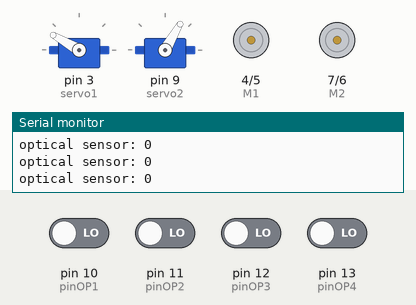
This sketch was run on a simulated Arduino Uno, built with avr-gcc and run on an emulated ATmega328P. Shown: 2 × servo, direction and speed pins drawn as motors (green arrow = direction pin HIGH = forward, orange = LOW = backward, longer = more drive), the last lines printed to the serial monitor. Inputs (shaded band) come from the test bench; at power-on: pin 10 (pinOP1), pin 11 (pinOP2), pin 12 (pinOP3), pin 13 (pinOP4) LOW.

Above: at 2.2 s.
2.3 s: pin 11 (pinOP2) driven HIGH
5.3 s: pin 10 (pinOP1) driven HIGH
At 5.9 s:
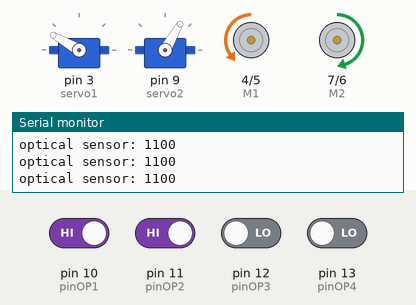
6.8 s: pin 13 (pinOP4) driven HIGH
At 7.8 s:
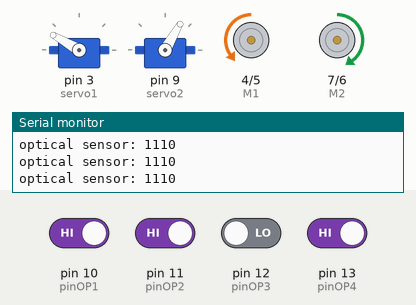
9.8 s: pin 12 (pinOP3) driven HIGH
At 11.3 s:
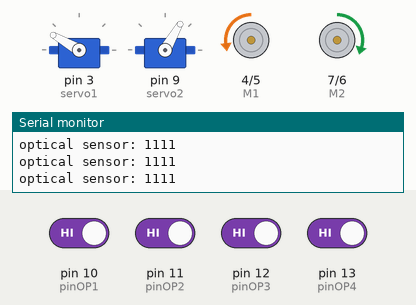
11.6 s: pin 11 (pinOP2) driven LOW
At 12.8 s:
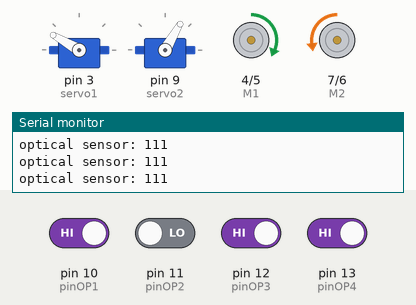
13.1 s: pin 12 (pinOP3) driven LOW
At 14.2 s:
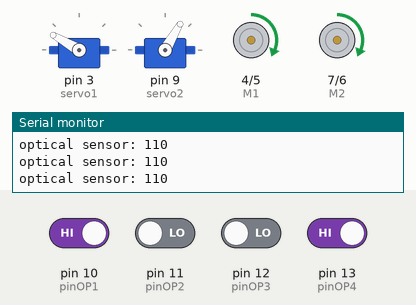
Timing chart, 0 to 15.6 s (numbered marks = the images above; inputs shaded):
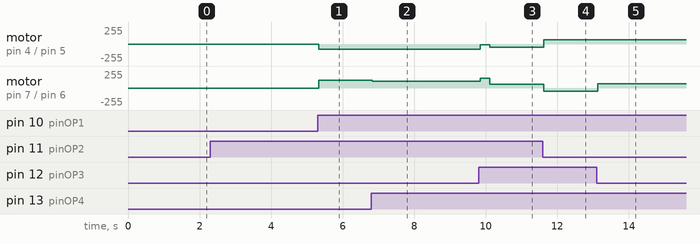

The sketch:

working_program.ino
```cpp
#include <Servo.h>  // include servo library header file
//Jesus take the wheel
Servo servo1;   // create servo object to control servo
Servo servo2;

// declare variables for optical sensor input
byte pinOP1 = 10;
byte pinOP2 = 11;
byte pinOP3 = 12;
byte pinOP4 = 13;
byte op1;
byte op2;
byte op3;
byte op4;
byte opAll;

//Arduino PWM speed and direction control
// Motor 1 = Left Motor
// Motor 2 = Right Motor
byte M1 = 4;  // Motor 1 direction control
byte E1 = 5;  // Motor 1 speed control
byte E2 = 6;  // Motor 2 speed control
byte M2 = 7;  // Motor 2 direction control
byte speedM1A = 120;  // A speed = fastest
byte speedM2A = 120;
byte speedM1B = 100;   // B speed = middle
byte speedM2B = 100;
byte speedM1C = 80;   // C speed = slowest
byte speedM2C = 80;

// after turning
byte speedM1D = 65;   // D speed = fast
byte speedM2D = 65;
byte speedM1E = 60;   // E speed = medium
byte speedM2E = 60;
byte speedM1F = 50;   // F speed = slpw
byte speedM2F = 50;

// servo motor PWM position in microseconds
int servo1GripClose = 30;
int servo1GripOpen = 150;
int servo2GripUp = 60;
int servo2GripDown = 110;
//1000 ms -> 1500 ms -> 2000 ms (0 deg -> 90 deg -> 180 deg)

int left_turn = 0; // number of left turn made
int left_turn_timer = 0; // number of loops made
int stage = 0; // stage system (0 -> 5)

void setup() {
  // put your setup code here, to run once:
  // Optical Sensor
  //int stage = 0;
  pinMode(pinOP1, INPUT);     // set pin as digital input (2, INPUT)
  pinMode(pinOP2, INPUT);     // (0, INPUT)
  pinMode(pinOP3, INPUT);     // (12, INPUT)
  pinMode(pinOP4, INPUT);     // (13, INPUT)
  Serial.begin(9600);         // set serial communication for serial monitor (9600 bps)

  //DC Motor
  pinMode(M1, OUTPUT);        // Output Pins
  pinMode(M2, OUTPUT);

  // Servo Motor
  servo1.attach(3);   // set servo motor output PWM signal pin (PIN 3) (Can use PIN 9 for 2nd servo motor)
  servo2.attach(9);   // set servo motor output PWM signal pin (PIN 9) (Can use PIN 9 for 2nd servo motor)
  servo2.write(servo2GripUp); // output servo position, Servo Motor moves to bring up the gripper
  delay(500);
  servo1.write(servo1GripOpen); // output servo position, Servo Motor moves to open the gripper
  delay(500);
}

void loop()
{
  // put your main code here, to run repeatedly:
  readOpticalSensor();
  //Serial.print("stage: ");   //display stage value
  //Serial.println(stage, BIN);

  if(stage == 0) //start line tracing
  {
   if (left_turn == 1 && left_turn_timer <=10)
    { //if the bot has turned left once, start the timer
      left_turn_timer+=1;
    }
    else if (left_turn == 1 && left_turn_timer >= 8)
    { //all black => turn left
      stage=1;
    }

    if (opAll == B0110 || opAll == B1001)
    { // in centre of line => move forward
    motorPWM(HIGH, speedM1A, HIGH, speedM2A);
    }
   // Optical Sensor Detect Black Surface -> Value = 1
   // Optical Sensor Detect White / Reflective Surface -> Value = 0
    else if (opAll == B0011)
    {    // in left-most side of the line => turn right
      motorPWM(HIGH, speedM1A, LOW, speedM2C);
      //motorPWM(HIGH, speedM1B, LOW, speedM2B);
    }
    else if (opAll == B0111)
    {    // in left side of the line => turn right
      motorPWM(HIGH, speedM1B, LOW, speedM2C);
      //motorPWM(HIGH, speedM1B, LOW, speedM2B);
    }
    else if (opAll == B1100)
    {     // in right-most side of the line => turn left
      motorPWM(LOW, speedM1C, HIGH, speedM2A);
      left_turn += 1;
      //motorPWM(LOW, speedM1B, HIGH, speedM2B);
    }
    else if (opAll == B1110)
    {     // in right side of the line => turn left
      motorPWM(LOW, speedM1C, HIGH, speedM2B);
      //motorPWM(LOW, speedM1B, HIGH, speedM2B);
    }
    else if (opAll == B1111 || opAll == B0111)
    { //all black => turn left
      motorPWM(LOW, 10, HIGH, 145);
      left_turn = 1;
    }
  }

  else if(stage == 1) //slower line tracing after turning
  {
    if (opAll == B0110 || opAll == B1001)
    { // in centre of line => move forward
    motorPWM(HIGH, speedM1D, HIGH, speedM2D);
    }
  // Optical Sensor Detect Black Surface -> Value = 1
  // Optical Sensor Detect White / Reflective Surface -> Value = 0
    else if (opAll == B0011 || opAll == B0001)
    {   // in left-most side of the line => turn right
      motorPWM(HIGH,speedM1D , LOW, speedM2E);
    }
    else if (opAll == B0111)
    {    // in left side of the line => turn right
      motorPWM(HIGH, speedM1D, LOW, speedM2F);
    }
    else if (opAll == B1100 || opAll == B1000)
    {     // in right-most side of the line => turn left
      motorPWM(LOW, speedM1F, HIGH, speedM2E);
    }
    else if (opAll == B1111)
    {    //all black => turn left
        motorPWM(LOW, speedM1F, HIGH, speedM2E);
    }
    else if (opAll == B1110)
    {     // in right side of the line => turn left
      motorPWM(LOW, speedM1E, HIGH, speedM2D);
    }
    else if (opAll == B0111)
    {     // in left side of the line => turn right
      motorPWM(LOW, speedM1D, HIGH, speedM2E);
    }
    else if (opAll == B0000) //all white --> move onto stage 2 to pick the ball
    {
      stage=2;
    }
    /*else {                        // other conditions => stop
      motorPWM(LOW, 0, LOW, 0);
    }*/
  }
  else if(stage == 2) //open gripper, down gripper, close gripper, up gripper
  {
    motorPWM(LOW, 0, LOW, 0); //STOP
    //delay(500);
    //servo1.write(servo1GripOpen);
    delay(500);
    servo2.write(servo2GripDown); // output servo position, Servo Motor moves to lower down the gripper
    delay(500);
    servo1.write(servo1GripClose); // output servo position, Servo Motor moves to close the gripper
    delay(500);
    servo2.write(servo2GripUp); // output servo position, Servo Motor moves to bring up the gripper
    stage=3;
  }
  else if(stage == 3) //spin until see BLACK
  {
    if (opAll == B0000) // if the optical sensors detect white -> keep spinning
    {
     motorPWM(LOW, 85, HIGH, 85);
    }
    else // other conditions -> stop the motor and move onto stage-4 for line tracing
    {
      motorPWM(LOW, 0, LOW, 0);
      stage=4;
    }
  }
  else if(stage == 4) //line tracing - Fast
  {
    if (opAll == B0110 || opAll == B1001)
    { // in centre of line => move forward
    motorPWM(HIGH, speedM1C, HIGH, speedM2C);
    }
    // Optical Sensor Detect Black Surface -> Value = 1
    // Optical Sensor Detect White / Reflective Surface -> Value = 0
    else if (opAll == B0011 || opAll == B0001)
    {    // in left-most side of the line => turn right
      motorPWM(HIGH, speedM1A, LOW, speedM2B);
    }
    else if (opAll == B0111)
    {    // in left side of the line => turn right
      motorPWM(HIGH, speedM1A, LOW, speedM2C);
    }
    else if (opAll == B1100 || opAll == B1000)
    {     // in right-most side of the line => turn left
      motorPWM(LOW, speedM1C, HIGH, speedM2B);
    }
    else if (opAll == B1111 || opAll == B0111)
    { //all black => turn left
        motorPWM(LOW, 40, HIGH, 150);
    }
    else if (opAll == B1110)
    {     // in right side of the line => turn left
      motorPWM(LOW, speedM1B, HIGH, speedM2A);
    }
    else if (opAll == B0000) //all white --> DROP THE DAMN BALL
    {
      motorPWM(LOW, 0, LOW, 0); //STOP

      delay(500);
      servo2.write(servo2GripDown); // output servo position, Servo Motor moves to lower down the gripper
      delay(500);
      servo1.write(servo1GripOpen); // output servo position, Servo Motor moves to open the gripper
      delay(500);
      servo2.write(servo2GripUp); // output servo position, Servo Motor moves to bring up the gripper
      stage=5;
    }
  }

  else if (stage == 5)
  {
    motorPWM(LOW, 0, LOW, 0);
  }

  else {
    motorPWM(LOW, 0, LOW, 0);
  }

}

// Motor Control and Optical Sensor Functions
void motorPWM(bool motor1dir, byte motor1pwm, bool motor2dir, byte motor2pwm) {
  // Motor 1 = Left Motor
  // Motor 2 = Right Motor
  digitalWrite(M1, motor1dir); // motor 1 direction control, HIGH = forward, LOW = reverse
  analogWrite(E1, motor1pwm);  // motor 1 PWM speed control, 0 - 255 => 0 - 100% duty cycle
  digitalWrite(M2, motor2dir); // motor 2 direction control, HIGH = forward, LOW = reverse
  analogWrite(E2, motor2pwm);  // motor 2 PWM speed control, 0 -> 255 => 0 -> 100% duty cycle
}

void readOpticalSensor() {
  op1 = digitalRead(pinOP2);
  op2 = digitalRead(pinOP1);
  op3 = digitalRead(pinOP4);
  op4 = digitalRead(pinOP3);
  opAll = op1*8 + op2*4 + op3*2 + op4;

  Serial.print("optical sensor: ");   //display optical sensor value
  Serial.println(opAll, BIN);
}
```

Measured:
- after the input at 5.3 s, motor on pin 4 (M1) / pin 5 (E1): stopped → backward 80/255 at once; motor on pin 7 (M2) / pin 6 (E2): stopped → forward 120/255 at once
- after the input at 6.8 s, motor on pin 7 (M2) / pin 6 (E2): forward 120/255 → forward 100/255 at once
- after the input at 9.8 s, motor on pin 4 (M1) / pin 5 (E1): backward 80/255 → backward 10/255 at once, → backward 50/255 0.27 s later; motor on pin 7 (M2) / pin 6 (E2): forward 100/255 → forward 145/255 at once, → forward 60/255 0.27 s later
- after the input at 11.6 s, motor on pin 4 (M1) / pin 5 (E1): backward 50/255 → forward 65/255 at once; motor on pin 7 (M2) / pin 6 (E2): forward 60/255 → backward 50/255 at once
- after the input at 13.1 s, motor on pin 7 (M2) / pin 6 (E2): backward 50/255 → forward 65/255 at once
